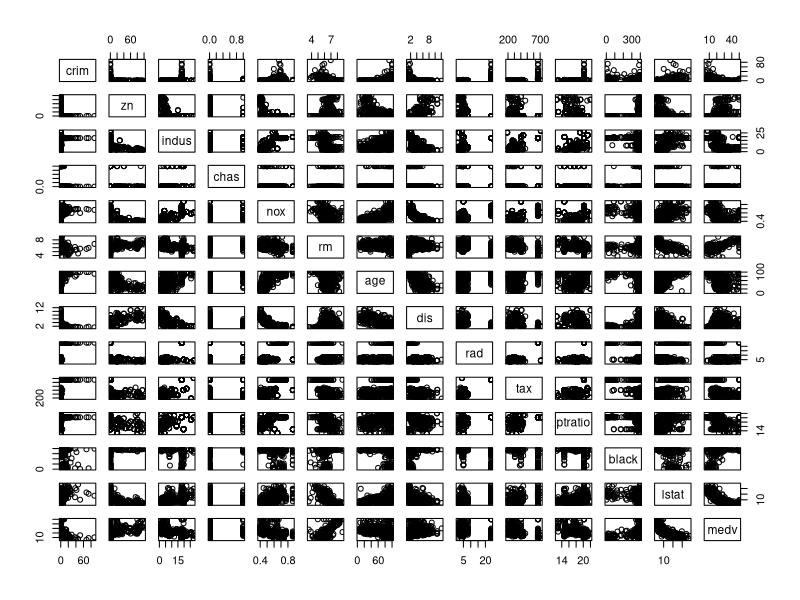
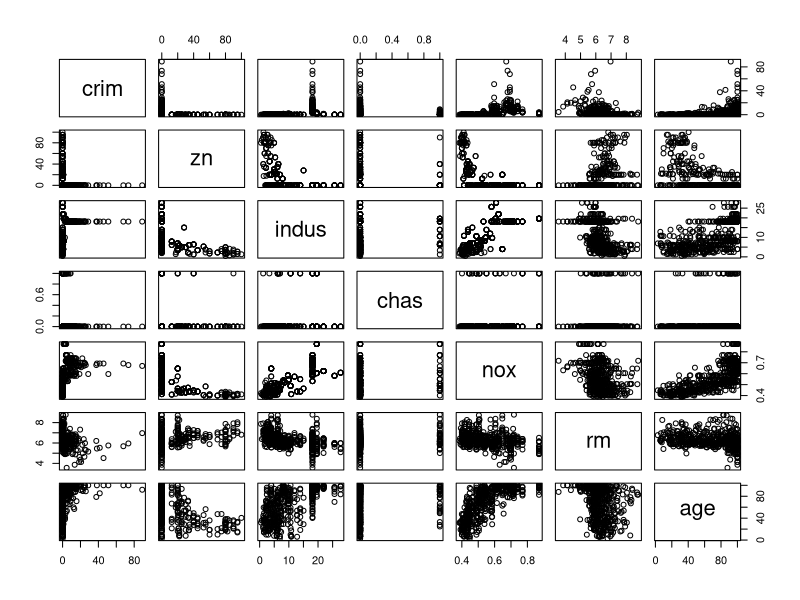
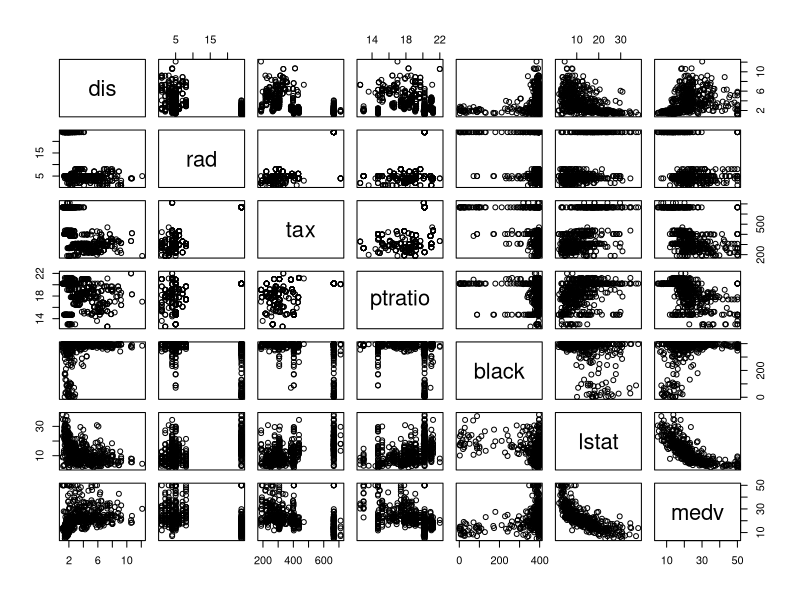
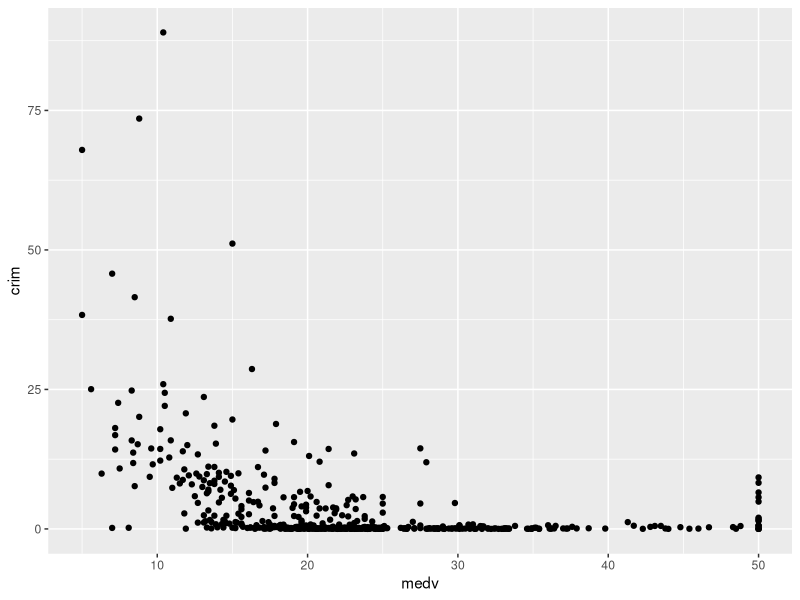
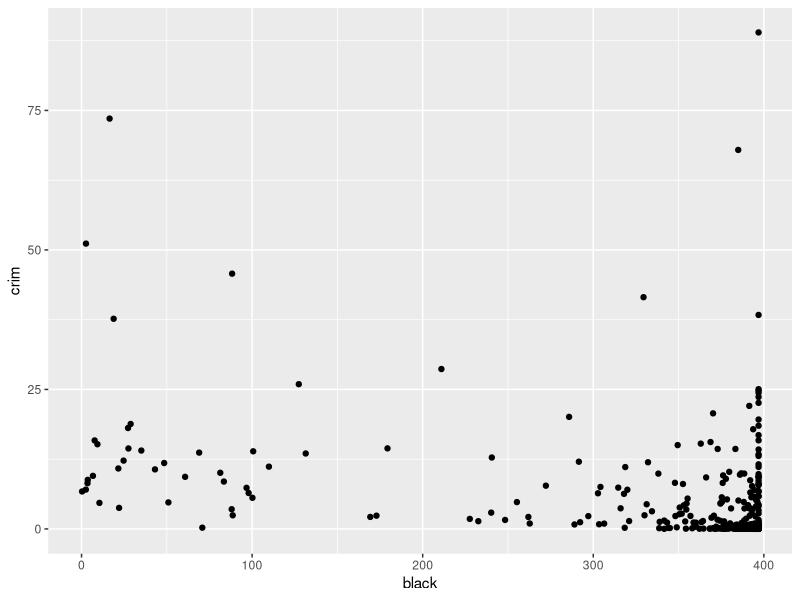
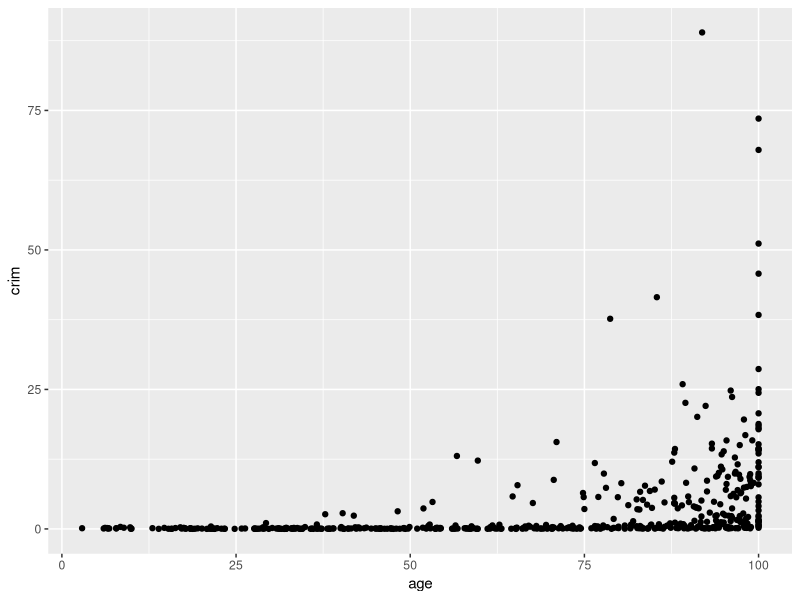
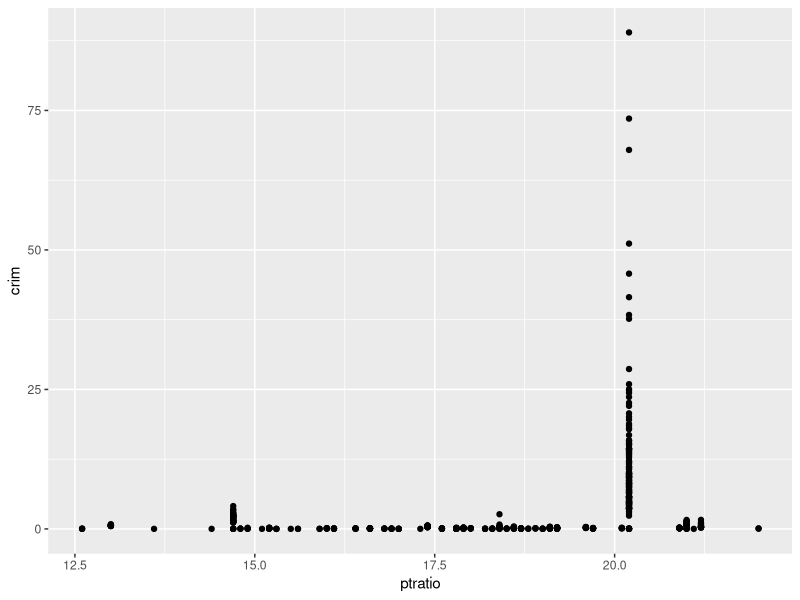
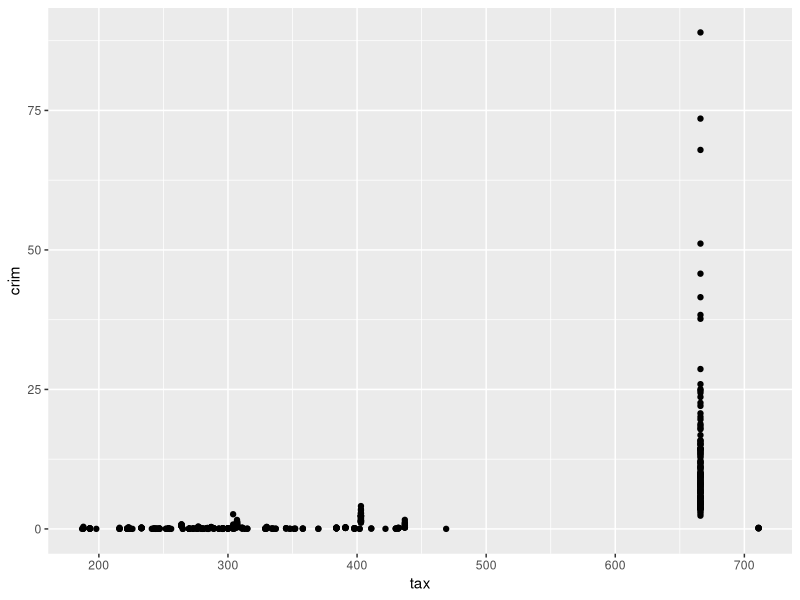

Generate these figures, in order, with R:
#### GROUP 4 ####

### PROBLEM 10 ###

install.packages(c("MASS","ggplot2","dplyr"))
library(MASS)
library(ggplot2)
library(dplyr)

#a.)
tail(Boston)
dim(Boston)
#The Boston data frame has 506 rows and 14 columns.
?(Boston)
#The columns and rows represent data including crime, age and median value of owner-occupied homes in /$1000s

#b.)
pairs(Boston)
pairs(Boston[,1:7])
pairs(Boston[,8:14])
round(cor(Boston),2)
#There is a negative correlation between the lower status of the population (lstat) and median value of owner occupied homes (medv). 
  #This correlation could be attributed to the fact that the lower the individual status, the lower the income of the home. Another 
  #example of negative correlation would be from the nitrogen oxcide concentration (nox) and the weighted mean of distances to Boston 
  #employment centers (dis). This correlation is related to the fact that as employment centers are more spread out, the polution 
  #decreases. An example of positive correlation would be the relationship between the average number of rooms per dwelling (rm) and 
  #median value of owner occupied home (medv). This graph shows that the number of rooms in a dwelling go up as the median value of 
  #the home increases.

#c.)
ggplot(Boston, aes(medv,crim))+geom_point()
#In regard to predictors associated with crime rate, it is shown that there seems to be a relationship such that the higher the median 
  #value of the home, the lower the crime rate.

#d.)
write.csv(Boston, "Boston.csv")
# colnames(Boston)
ggplot(Boston, aes(black,crim))+geom_point()
ggplot(Boston, aes(age,crim))+geom_point()
ggplot(Boston, aes(ptratio,crim))+geom_point()
ggplot(Boston, aes(tax,crim))+geom_point()
ggplot(Boston, aes(black,lstat))+geom_point()
ggplot(Boston, aes(lstat,crim))+geom_point()
#We were able to determine that crime rates increase in older houses and in areas with higher black populations; by 
  #using a scatterplots. Also, we determined that suburbs 400-500 have higher tax rates. Pupil teacher 
  #ratios appear to remain relatively constant within all suburbs.


#e.)
Boston1<-Boston %>%
  filter(chas>0)
dim(Boston1)
#We were able to calculate that 35 suburbs in the data set bound the Charles River


#f.)
median(Boston$ptratio)
#The median of the pupil-teacher ration is 19.05

#g.)
Boston2<-Boston %>%
  mutate(suburb=as.numeric(1:nrow(Boston))) %>%
  select(suburb,medv) %>%
  arrange(-medv)
tail(Boston2,3)
#Suburb 399 and 406 have the lowest median value of owner-occupied homes.

#h.)
Boston3<-Boston %>%
  filter(rm>7)
dim(Boston3)
round((64/506)*100)
#13% have rooms with more than 7 rooms

Boston3<-Boston %>%
  filter(rm>8)
dim(Boston3)
round((13/506)*100,2)
#3% have rooms with more than 8 rooms